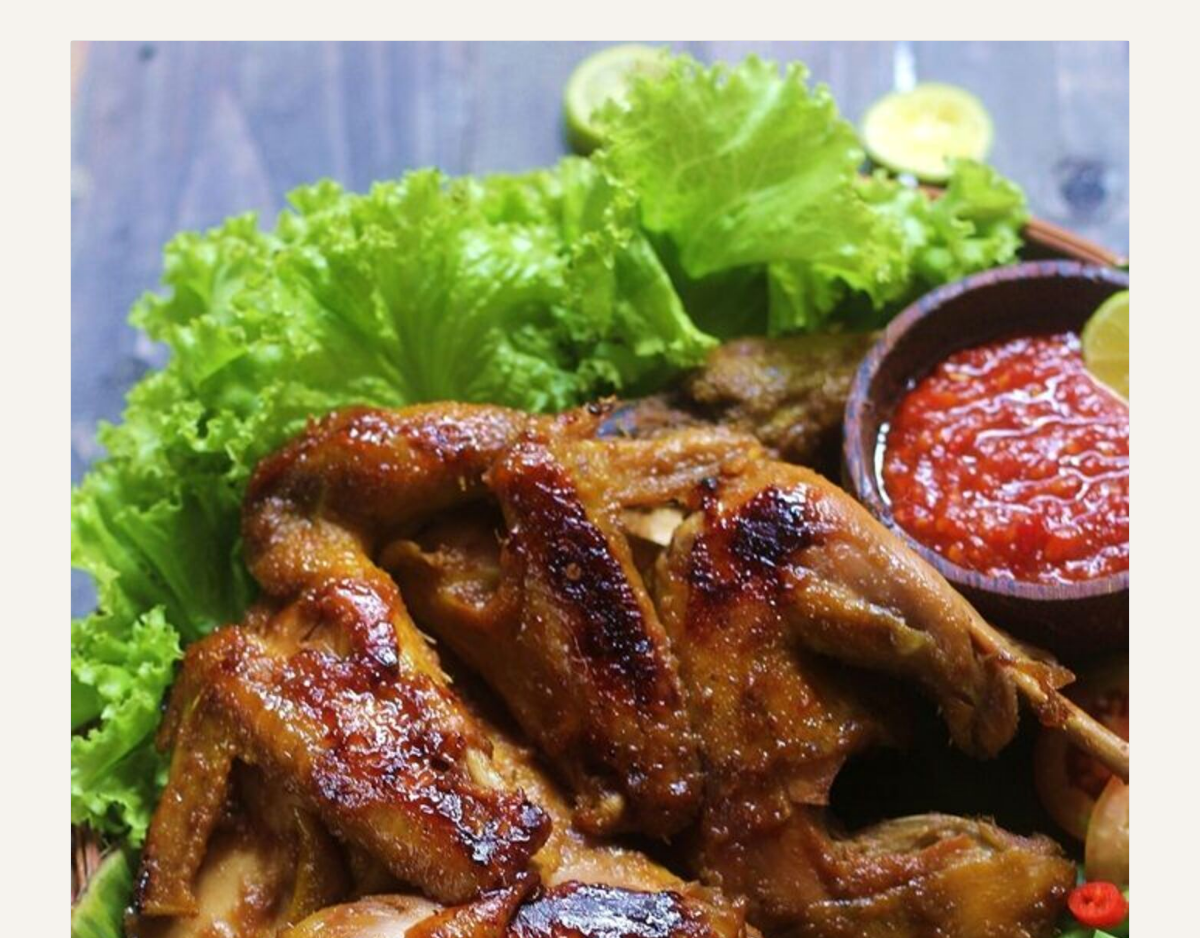
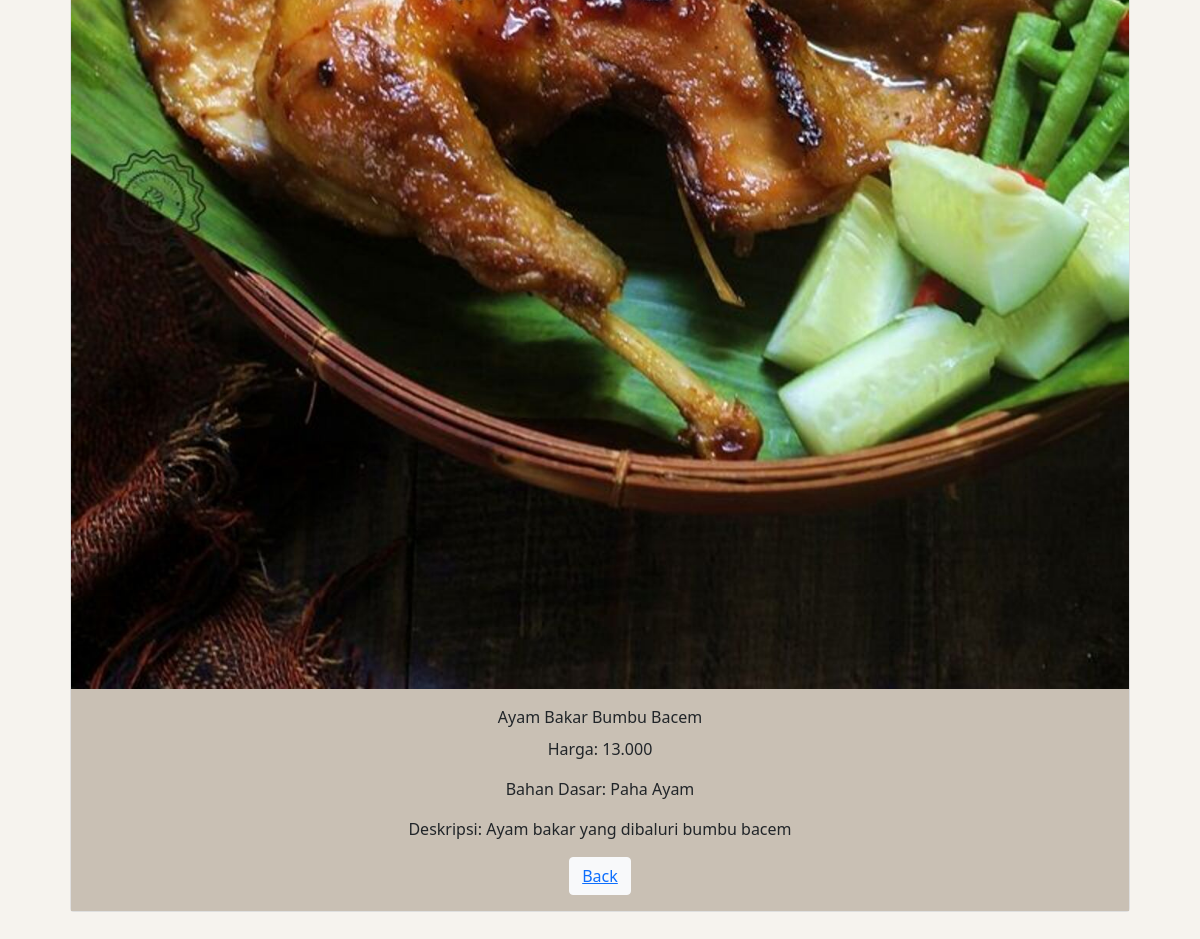
/php/detail.php?id=2, run on the app's committed database (2 pictures, top to bottom).
### tables this page shows
CREATE TABLE `food` (
  `id` int(11) NOT NULL,
  `nama` varchar(100) NOT NULL,
  `harga` char(9) NOT NULL,
  `bahan_dasar` varchar(100) NOT NULL,
  `deskripsi` varchar(100) NOT NULL,
  `gambar` varchar(200) NOT NULL
);

### php/functions.php (called while the page is built, shortened)
<?php
function koneksi()
{
    $conn = mysqli_connect("localhost", "root", "") or die("koneksi ke DB gagal");
    mysqli_select_db($conn, "tubes_203040160") or die("Database Salah");
    return $conn;
}
function query($sql)
{
    $conn = koneksi();
    $result = mysqli_query($conn, $sql);
    $rows = [];
    while ($row = mysqli_fetch_assoc($result)) {
        $rows[] = $row;
    }
    return $rows;
}

### php/detail.php (the view, shortened to what this page needs)
<?php
require 'functions.php';
$id = $_GET['id'];
$food = query("SELECT * FROM food WHERE id = $id")[0];
?>
<!DOCTYPE html>
<html lang="en">
<head>
    <link rel="stylesheet" href="bootstrap/css/bootstrap.min.css">
<body style="background-color: #F6F3EE;">
    <div class="container" style="padding: 40px;">
        <div class="card mb-4">
            <img src="../assets/img/<?= $food["gambar"]; ?>">
            <div class="card-body" style="text-align: center; background-color: #C9C0B4;">
                <p class="card-title bold"><?= $food["nama"]; ?></p>
                <p class="card-text">Harga: <?= $food["harga"]; ?></p>
                <p class="card-text">Bahan Dasar: <?= $food["bahan_dasar"]; ?></p>
                <p class="card-text">Deskripsi: <?= $food["deskripsi"]; ?></p>
                <button class="btn btn-light" style=" text-decoration:none;"><a href="../index.php">Back</a></button>
            </div>
        </div>
    </div>
</html>
</html>

### data on the page
food: gambar (picture), nama "Ayam Bakar Bumbu Bacem", harga "13.000", bahan_dasar "Paha Ayam", deskripsi "Ayam bakar yang dibaluri bumbu bacem"
